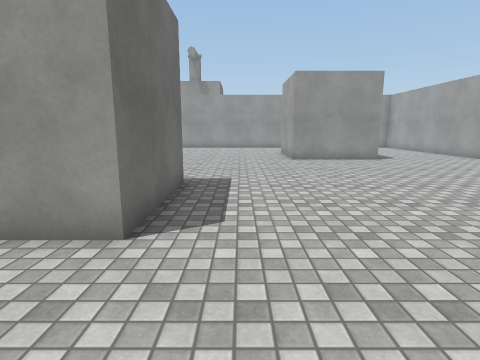
[1] (above)

21 first-person views from a walk through a Unity game level. The camera is 1.4 m above the floor, tilts 10° down and sees 80° across. The floor is counted in squares, 1 m on a side. Each view is taken from the middle of a square. On the plan, view 1 faces up. The plan holds only what a view shows up to about 14 squares ahead; the rest is blank. The place goes on beyond the plan. The player is left out. Surface patterns are stand-ins for the level's own textures.

[2]
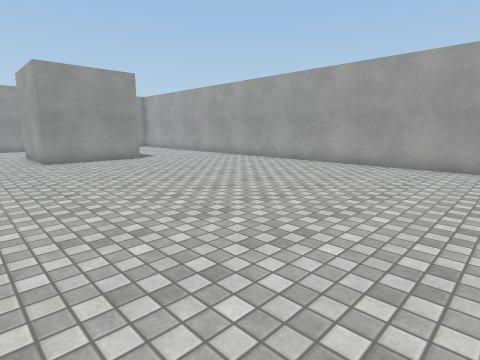

[3]
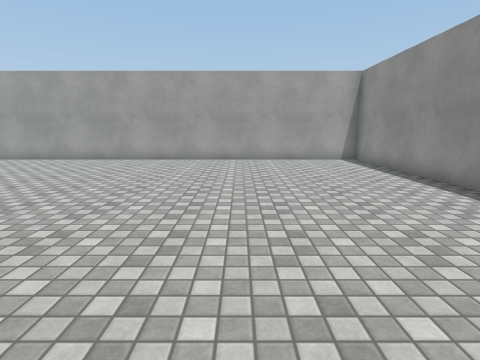

[4]
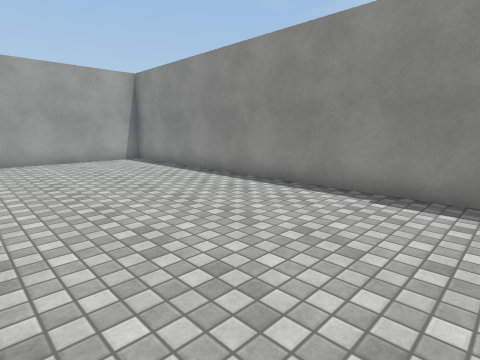

[5]
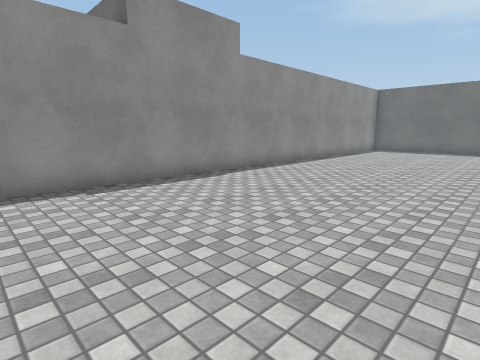

[6]
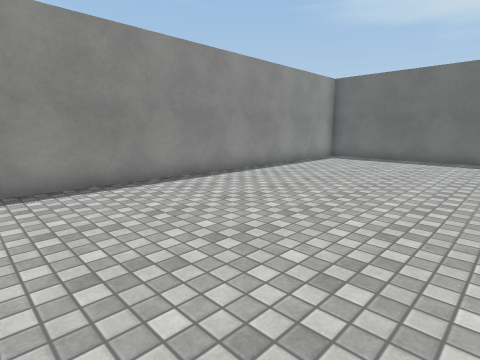

[7]
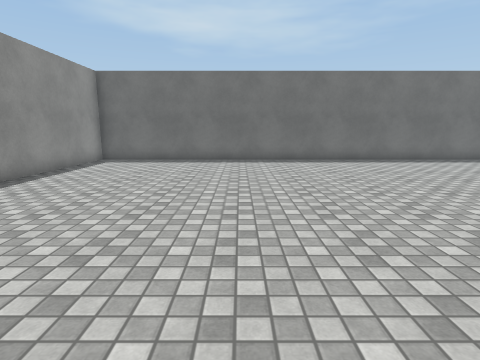

[8]
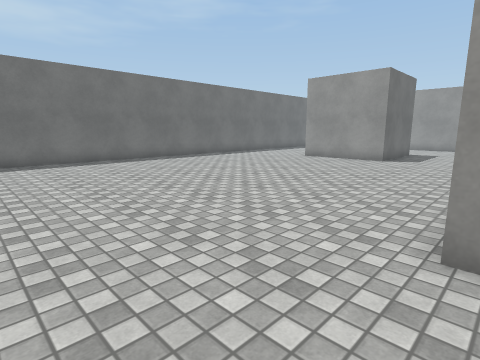

[9]
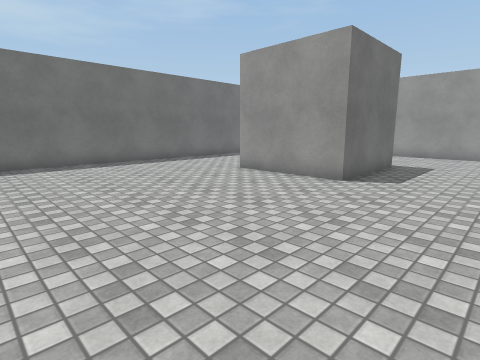

[10]
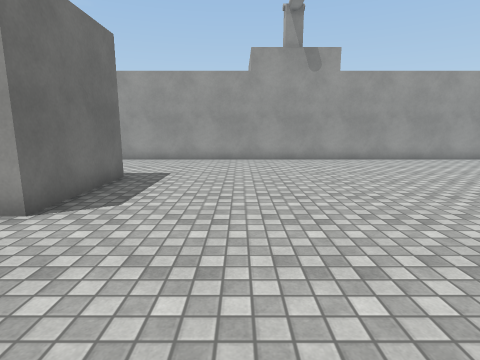

[11]
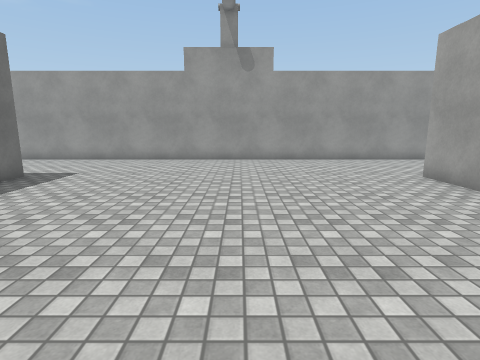

[12]
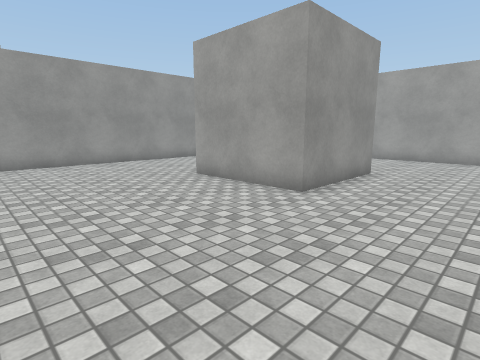

[13]
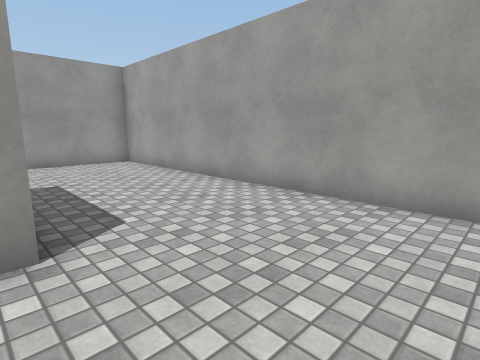

[14]
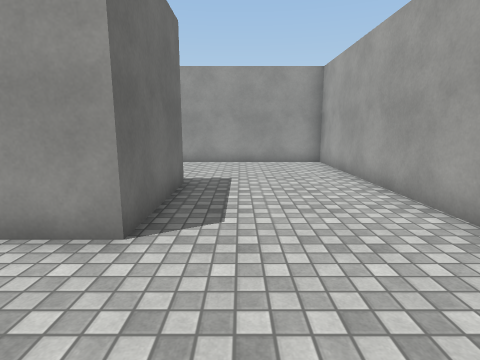

[15]
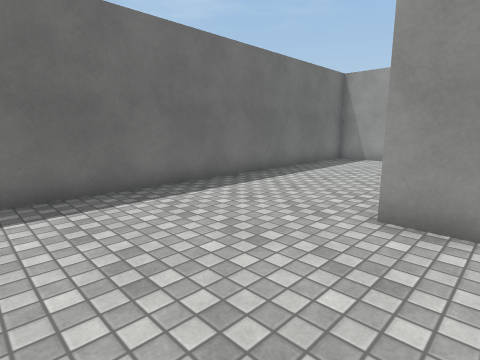

[16]
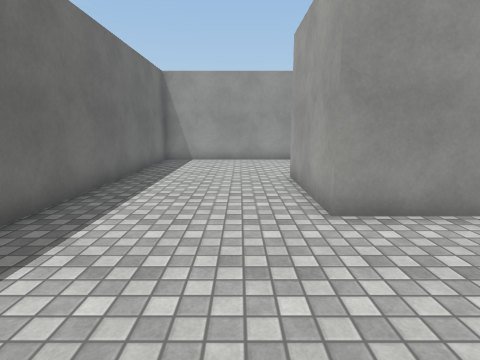

[17]
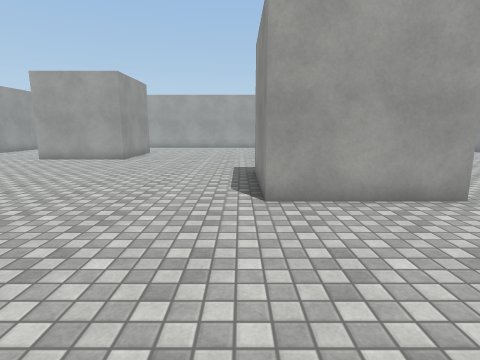

[18]
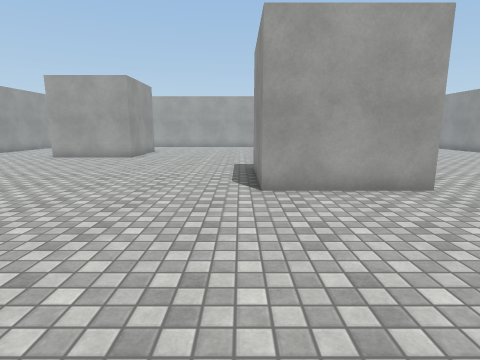

[19]
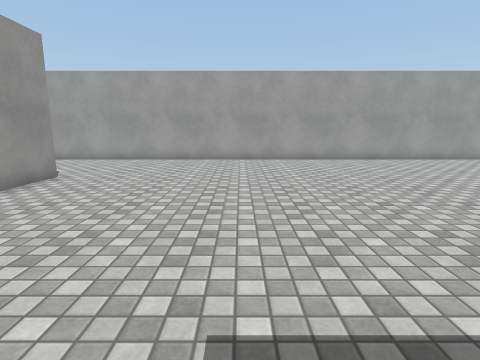

[20]
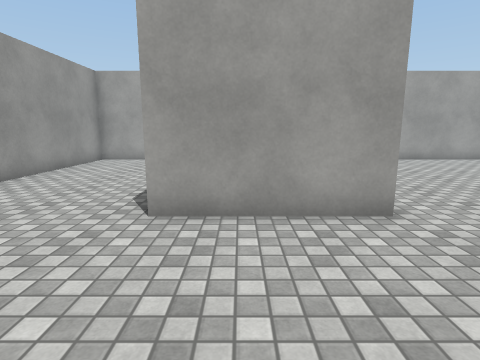

[21]
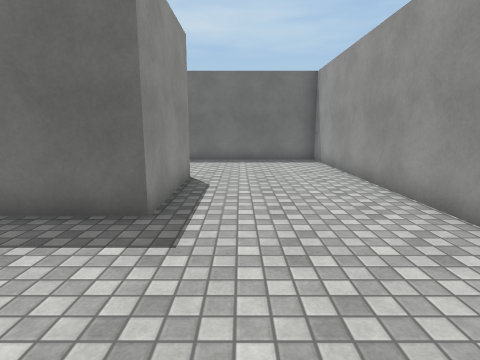

### Floor plan
Points are (right, up) in squares from view 1. A wall is a line through its corners. A room is listed if a view was taken in it or the views show most of it. See-through windows are left out.
Room 1 (views 1, 2, 3, 4, 5, 6, 7, 8, 9, 10, 11, 12, 13, 14, 15, 16, 17, 18, 19, 20, 21)
walls: (-5.5, 3.4) (-5.5, 7.5) (-1.5, 7.5) (-1.5, 3.5) (-3.1, 3.5); (-9.5, 13.5) (-13.5, 13.5) (-13.5, 17.5) (-9.5, 17.5) (-9.5, 13.5); (6.5, 17.5) (6.5, 13.5) (2.5, 13.5) (2.5, 17.5); (-18.5, 22.5) (-18.5, -7.5) (11.5, -7.5) (11.5, 22.5) (-18.5, 22.5)

Where each view was taken, in squares from view 1:
view 1: 0 up, 0 right, facing up
view 2: 0 up, 0 right, facing up-right
view 3: 2 down, 2 left, facing right
view 4: 1 down, 2 left, facing down-right
view 5: 0 up, 2 right, facing down-left
view 6: 0 up, 4 left, facing down-left
view 7: 1 down, 5 left, facing left
view 8: 0 up, 5 left, facing up-left
view 9: 6 up, 6 left, facing up-left
view 10: 9 up, 6 left, facing up
view 11: 9 up, 3 left, facing up
view 12: 10 up, 3 left, facing up-right
view 13: 10 up, 6 right, facing up-right
view 14: 10 up, 8 right, facing up
view 15: 9 up, 12 left, facing up-left
view 16: 9 up, 15 left, facing up
view 17: 8 up, 11 left, facing right
view 18: 8 up, 12 left, facing right
view 19: 8 up, 2 left, facing right
view 20: 16 up, 2 left, facing right
view 21: 19 up, 5 left, facing left
